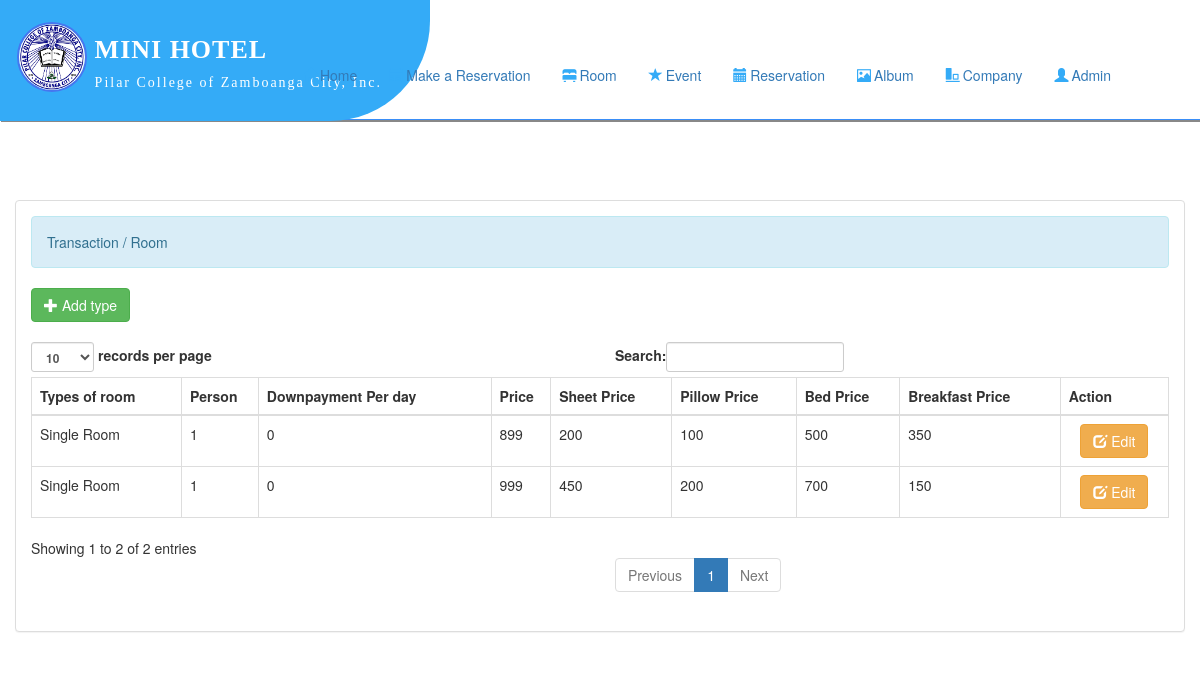
Screenshot of /admin/room_type.php (signed in) with the database file from the repository.
### tables this page shows
CREATE TABLE `room_type` (
  `room_type_id` int(11) NOT NULL,
  `room_type` varchar(500) NOT NULL,
  `person` varchar(500) NOT NULL,
  `price` int(11) NOT NULL,
  `room_reservation_fee` int(11) NOT NULL,
  `pillow_price` int(11) NOT NULL,
  `sheet_price` int(11) NOT NULL,
  `bed_price` int(11) NOT NULL,
  `breakfast_price` int(11) NOT NULL,
  `discount` int(11) NOT NULL,
  `discount_price` int(11) NOT NULL,
  `downpayment` int(11) NOT NULL
);

### admin/name.php (called while the page is built, shortened)
<?php
	require 'connect.php';
	$query = $conn->query("SELECT * FROM `admin` WHERE `admin_id` = '$_SESSION[admin_id]'");
	$fetch = $query->fetch_array();
	$username = $fetch['username'];
?>

### admin/room_type.php (the view, shortened to what this page needs)
<!DOCTYPE html>
<?php
require 'name.php';
?>
<html lang="en">
<head>
</head>
<body>
	<?php
	include('header_menu.php');
	?>
	<br />
	<div class="container-fluid" style="max-width: 1500px; position: relative; margin-top:5%;">
		<div class="panel panel-default">
			<div class="panel-body">
				<div class="alert alert-info">Transaction / Room</div>
				<a class="btn btn-success" href="add_room_type.php"><i class="glyphicon glyphicon-plus"></i> Add type</a>
				<br />
				<br />
				<table id="table" class="table table-bordered">
					<thead>
						<tr>
							<th>Types of room</th>
							<th>Person</th>
							<th>Downpayment Per day</th>
							<th>Price</th>
							<th>Sheet Price</th>
							<th>Pillow Price</th>
							<th>Bed Price</th>
							<th>Breakfast Price</th>
							<th>Action</th>
						</tr>
					</thead>
					<tbody>
						<?php
						$query = $conn->query("SELECT * FROM room_type ORDER BY room_type_id");
						while ($fetch = $query->fetch_array()) {
						?>
							<tr>
								<td><?php echo $fetch['room_type'] ?></td>
								<td><?php echo $fetch['person'] ?></td>
								<td><?php echo $fetch['downpayment'] ?></td>
								<td><?php echo $fetch['price'] ?></td>
								<td><?php echo $fetch['sheet_price'] ?></td>
								<td><?php echo $fetch['pillow_price'] ?></td>
								<td><?php echo $fetch['bed_price'] ?></td>
								<td><?php echo $fetch['breakfast_price'] ?></td>
								<td>
									<center><a class="btn btn-warning" href="edit_room_type.php?room_type_id=<?php echo $fetch['room_type_id'] ?>"><i class="glyphicon glyphicon-edit"></i> Edit</a></center>
								</td>
							</tr>
						<?php
						}
						?>
					</tbody>
				</table>
			</div>
		</div>
	</div>
	<br />
	<br />
</body>
</html>

### admin/header_menu.php (shortened to what this page needs)
<?php
require 'name.php';
?>
<!DOCTYPE html>
<html>
<head>
	<link rel="stylesheet" href="https://cdnjs.cloudflare.com/ajax/libs/font-awesome/4.7.0/css/font-awesome.min.css">
	<link rel="stylesheet" type="text/css" href="../css/bootstrap.css " />
	<link rel="stylesheet" type="text/css" href="../css/style.css" />
</head>
<body>
	<nav class="navi">
		<div class="navbar-header" style="width:430px; background:#34abf7; border-bottom-right-radius:100px; ">
			<img src="../images/seal.png" class="sil">
			<p class="brad"> mini hotel </p>
			<p class="brad2">Pilar College of Zamboanga City, Inc.</p>
		</div>
		<div class="container-fluid">
			<ul class="nav nav-pills" style="color:#34abf7;">
				<li><a href="home.php"><i class="glyphicon glyphicon-home"></i>Home</a></li>
				<li class="nav navbar-nav  ">
				<li class="dropdown">
					<a class="dropdown-toggle" data-toggle="dropdown" role="button" aria-haspopup="true" aria-expanded="false"><i class="glyphicon glyphicon-calendar"></i>Make a Reservation</a>
				</li>
				<li class="nav navbar-nav  ">
				<li class="dropdown">
					<a class="dropdown-toggle" data-toggle="dropdown" role="button" aria-haspopup="true" aria-expanded="false"><i class="glyphicon glyphicon-bed"></i>Room</a>
				</li>
				</li>
				<li class="nav navbar-nav  ">
				<li class="dropdown">
					<a class="dropdown-toggle" data-toggle="dropdown" role="button" aria-haspopup="true" aria-expanded="false"><i class="glyphicon glyphicon-star"></i>Event</a>
				</li>
				</li>
				<li class="nav navbar-nav  ">
				<li class="dropdown">
					<a class="dropdown-toggle" data-toggle="dropdown" role="button" aria-haspopup="true" aria-expanded="false"><i class="glyphicon glyphicon-calendar"></i>Reservation</a>
				</li>
				<li class="nav navbar-nav  ">
				<li class="dropdown">
					<a class="dropdown-toggle" data-toggle="dropdown" role="button" aria-haspopup="true" aria-expanded="false"><i class="glyphicon glyphicon-picture"></i>Album</a>
				</li>
				</li>
				<li class="nav navbar-nav  ">
				<li class="dropdown">
					<a class="dropdown-toggle" data-toggle="dropdown" role="button" aria-haspopup="true" aria-expanded="false"><i class="glyphicon glyphicon-object-align-bottom"></i>Company</a>
				</li>
				</li>
				<li class="nav navbar-nav  ">
				<li class="dropdown">
					<a class="dropdown-toggle" data-toggle="dropdown" role="button" aria-haspopup="true" aria-expanded="false"><i class="glyphicon glyphicon-user"></i><?php echo $username; ?></a>
				</li>
				</li>
			</ul>
		</div>
	</nav>
</body>
</html>

### admin/header_menu.php (style rules this page uses)
* { box-sizing: border-box; margin: 0; border: 0; padding: 0; }
.navi { max-width: 1500px; position: relative; margin: auto; height: 120px; background: #fff; box-shadow: 1px 2px #888888; border-bottom: 1px solid #3a8ef7; }
.brad { font-family: noto; color: #fff; text-transform: uppercase; font-weight: bolder; font-size: 26px; letter-spacing: 1px; margin-top: -14%; margin-bottom: 1%; white-space: nowrap; margin-left: 22%; position: relative; }
.brad2 { font-family: "Jost"; font-size: 14px; letter-spacing: 2px; margin-left: 22%; position: relative; color: #fff; font-weight: 200; margin-bottom: 6.5%; }
.sil { border-radius: 50%; width: 70px; height: 70px; border: 2px solid #4676f0; margin-left: 4%; margin-top: 5%; position: sticky; }
.nav-pills { right: 5%; top: 46%; position: absolute; }
.nav-pills i { margin-right: 3px; color: #34abf7; }

### rows the page displays
room_type: room_type "Single Room", person "1", downpayment "0", price "899", sheet_price "200", pillow_price "100", bed_price "500", breakfast_price "350"
room_type: room_type "Single Room", person "1", downpayment "0", price "999", sheet_price "450", pillow_price "200", bed_price "700", breakfast_price "150"

### other values shown
$username "Admin"
